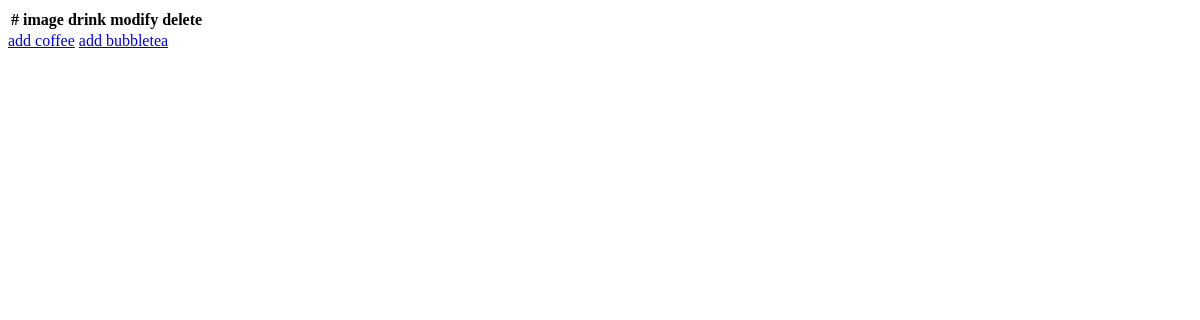
The app's page /menu/, older data.
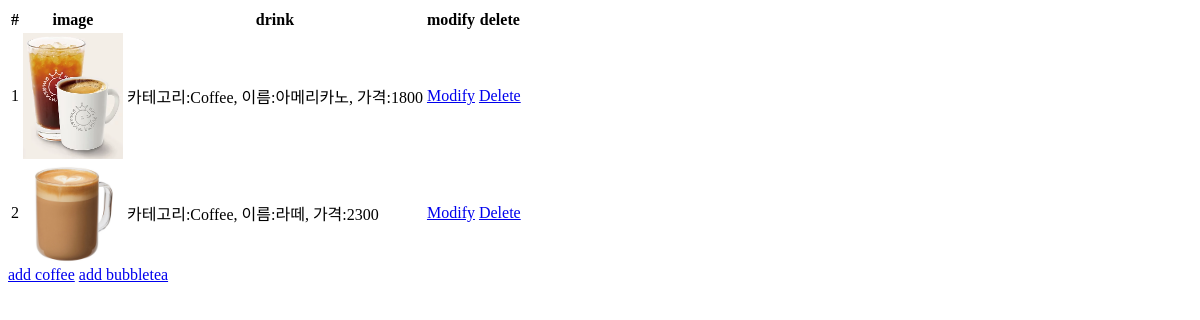
The same page, newer data.
### menu/models.py (models this page shows)
class Drink(models.Model):
    category = models.CharField(max_length=20)
    name = models.CharField(max_length=20)
    price = models.PositiveIntegerField()
    image = models.ImageField(blank=True, upload_to = "menu/%Y/%m/%d/")
    def __str__(self):
        return f'카테고리:{self.category}, 이름:{self.name}, 가격:{self.price}'

### menu/views.py (the view)
# urls.py: path('', DrinkList.as_view(), name='list'),  # {% url 'bookmark:list %}
class DrinkList(ListView):  # bookmark_list.html
    model = Drink
    paginate_by = 3

### menu/templates/menu/drink_list.html (shortened to what this page needs)
<html>
    <head>
        <table>
            <thead>
                <tr>
                    <th>#</th>
                    <th>image</th>
                    <th>drink</th>
                    <th>modify</th>
                    <th>delete</th>
                </tr>
            </thead>
            <tbody>
                {% for drink in drink_list %}
                <tr>
                    <td>{{ forloop.counter}}</td>
                    {% if drink.image != '' %}
                    <td><img src="{{drink.image.url}}" alt={{drink.name}} width=100px></td>
                    {% else %}
                    <td>----</td>
                    {% endif %}
                    <td>{{ drink }}</td>
                    <td><a href="{% url 'menu:update' pk=drink.id %}">Modify</a></td>
                    <td><a href="{% url 'menu:delete' pk=drink.id %}">Delete</a></td>
                </tr>
                {% endfor %}
            </tbody>
        </table>
        <a href="{% url 'menu:add_coffee'%}">add coffee</a>
        <a href="{% url 'menu:add_bubbletea'%}">add bubbletea</a>
    </head>
</html>

Row changes from the older to the newer data that the page shows:
added Drink: image (picture), category+name+price "카테고리:Coffee, 이름:아메리카노, 가격:1800"
added Drink: image (picture), category+name+price "카테고리:Coffee, 이름:라떼, 가격:2300"
